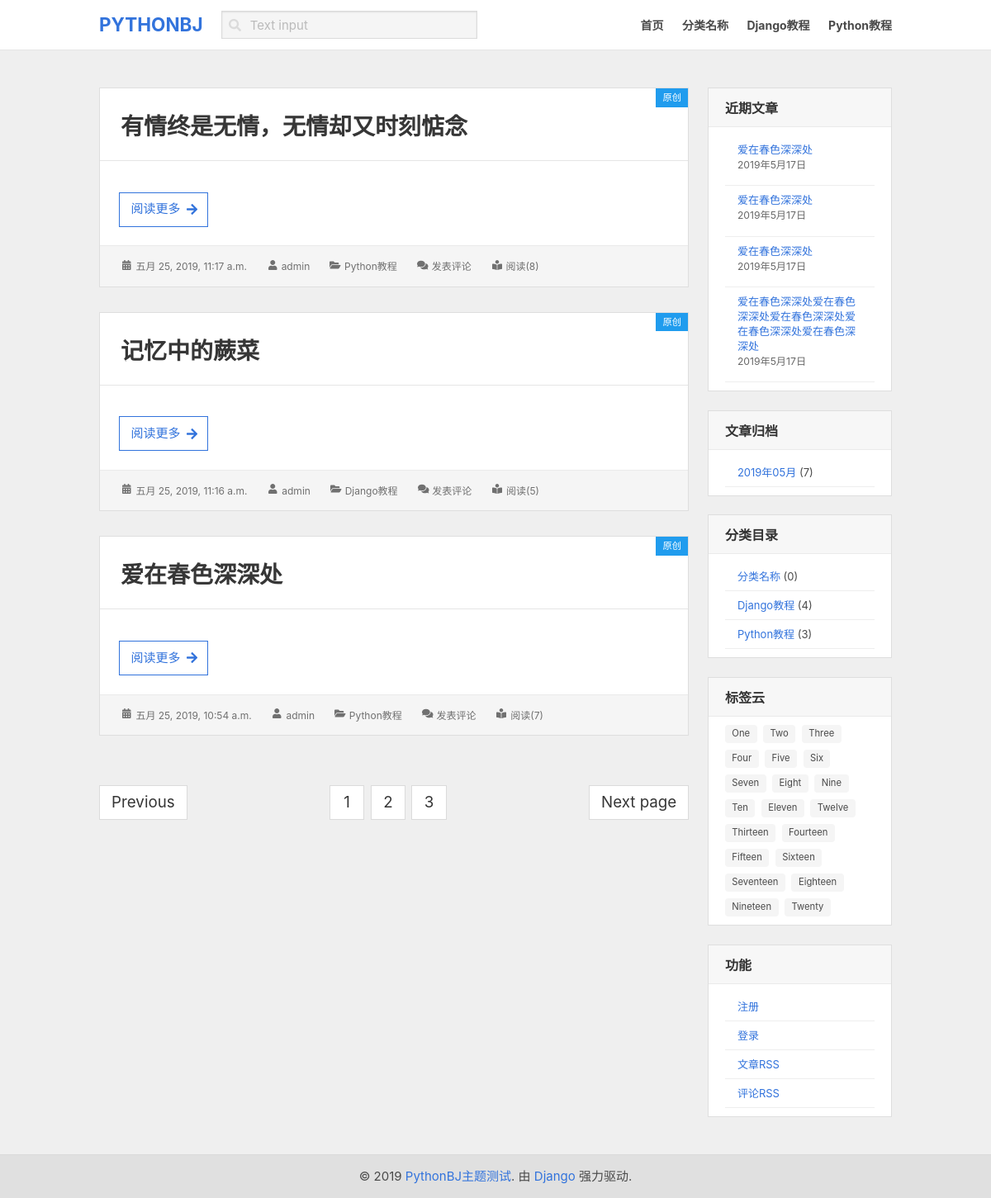
Screenshot of /blog/?page=2 with the database file from the repository.
### blog/models.py (models this page shows, shortened)
class Category(models.Model):
    name = models.CharField('分类名称', max_length=32)
    slug = models.SlugField('slug', max_length=64)
    author = models.ForeignKey(User, on_delete=models.CASCADE, verbose_name="用户")
    desc = models.TextField('分类描述', max_length=200)
    add_date = models.DateTimeField(auto_now_add=True)
    pub_date = models.DateTimeField(auto_now=True)
    class Meta:
        ordering = ['-pub_date']
        verbose_name_plural = "博客分类"

class Article(models.Model, ReadNumExpandMethod):
    HAS_PUB_CHOICES = (
        (0, '发布'),
        (1, '存草稿'),
    )
    HAS_REPRINT_CHOICES = (
        (0, '原创'),
        (1, '转载'),
    )
    title = models.CharField('文章标题', max_length=100)
    slug = models.SlugField('slug', max_length=100, blank=True, null=True, help_text="链接后缀，必须为英文字符")
    author = models.ForeignKey(User, on_delete=models.CASCADE, verbose_name="作者")
    read_details = GenericRelation(ReadDetail)  # 关联到这个模型，可以很方便的访问关联模型的所有数据
    desc = models.TextField(max_length=100, blank=True, help_text="文章简介，字数保持在100以内！")
    topic = models.ForeignKey('Topic', on_delete=models.CASCADE, verbose_name="专题", blank=True, null=True)
    category = models.ForeignKey('Category', on_delete=models.CASCADE, verbose_name="分类")
    picture = models.ImageField('封面图', upload_to='images/', max_length=200, blank=True, null=True)
    content = MDTextField()
    tags = models.ManyToManyField('Tag', blank=True)
    has_pub = models.PositiveSmallIntegerField('是否发布',choices=HAS_PUB_CHOICES, default=0)
    has_reprint = models.PositiveSmallIntegerField('是否原创', choices=HAS_REPRINT_CHOICES, default=0)
    has_url = models.URLField('原文链接', blank=True, null=True)
    add_date = models.DateTimeField(auto_now_add=True)
    pub_date = models.DateTimeField(auto_now=True)
    class Meta:
        ordering = ['-pub_date']
        verbose_name_plural = "文章管理"

### read_record/models.py (models this page shows)
class ReadNum(models.Model):
    read_nums = models.IntegerField(default=0)
    content_type = models.ForeignKey(ContentType, on_delete=models.DO_NOTHING)
    object_id = models.PositiveIntegerField()
    content_object = GenericForeignKey('content_type', 'object_id')

### blog/views.py (the view)
# urls.py: path('', views.IndexView.as_view(), name="index"),
class IndexView(ListView):
    context_object_name = 'article_list'
    queryset = Article.objects.filter(has_pub=0)  # 只显示已经发布的文章
    paginate_by = 3
    template_name = 'blog/index.html'

### blog/templatetags/blog_tags.py (called while the page is built)
@register.simple_tag
def archives():
    return Article.objects.dates('pub_date', 'month', order='DESC')

@register.simple_tag
def archives_num(year, month):
    return Article.objects.filter(pub_date__year=year, pub_date__month=month, has_pub=0).count()

@register.simple_tag
def get_categorys():
    return Category.objects.all()

@register.simple_tag
def get_articel_nums(category_id):
    category = get_object_or_404(Category, id=category_id)
    return category.article_set.filter(has_pub=0).count()

### read_record/models.py (called while the page is built)
    def get_read_num(self):
        try:
            ct = ContentType.objects.get_for_model(self)  # 获取模型
            read_num = ReadNum.objects.get(content_type=ct, object_id=self.pk)   # 设置关联模型
            return read_num.read_nums
        except exceptions.ObjectDoesNotExist:
            return 0

### templates/blog/index.html (shortened to what this page needs)
{% extends 'base.html' %}
{% block section %}
    {% for article in article_list %}
  <div class="card is-shadowless" style="margin-bottom: 30px;">
      <header class="card-header is-shadowless">
          <a href="{% url 'blog:detail' article.id %}" class="card-header-title card-title">
              {{ article.title }}
          </a><span class="tag is-info is-radiusless">{{ article.get_has_reprint_display }}</span>
      </header>
      <div class="card-content">
          <div class="content">
              <a href="{% url 'blog:detail' article.id %}" class=" button is-radiusless is-medium is-link is-outlined" >
                  <span class="is-size-6">阅读更多</span>
                  <span class="icon is-size-6">
                      <i class="fas fa-arrow-right"></i>
                  </span>
              </a>
          </div>
      </div>
      <footer class="card-footer has-background-light">
          <ul class="is-inline-block">
              <li class="is-inline-block">
                  <span class="icon is-small">
                      <i class="fa fa-calendar-alt"></i>
                  </span>
                  <span>{{ article.add_date }} </span>
              </li>
              <li class="is-inline-block">
                  <span class="icon is-small">
                      <i class="fa fa-user"></i>
                  </span>
                  <span><a href="">{{ article.author }}</a></span>
              </li>
              <li class="is-inline-block">
                  <span class="icon is-small">
                      <i class="fa fa-folder-open"></i>
                  </span>
                  <span><a href="{% url 'blog:category' article.category.id %}">{{ article.category.name }}</a></span>
              </li>
              <li class="is-inline-block">
                  <span class="icon is-small">
                      <i class="fa fa-comments"></i>
                  </span>
                  <span><a href="">发表评论</a></span>
              </li>
              <li class="is-inline-block">
                  <span class="icon is-small">
                      <i class="fa fa-book-reader"></i>
                  </span>
                  <span>阅读({{ article.get_read_num }})</span>
              </li>
          </ul>
      </footer>
  </div>
    {% endfor %}
    <div style="padding-top: 30px">
        <nav class="pagination is-centered is-medium" role="navigation" aria-label="pagination">
            {% if page_obj.has_previous %}
            <a href="?page={{ page_obj.previous_page_number }}" class="pagination-previous is-radiusless has-background-white">Previous</a>
             {% endif %}
            {% if page_obj.has_next %}
            <a href="?page={{ page_obj.paginator.num_pages }}" class="pagination-next is-radiusless has-background-white">Next page</a>
            {% endif %}
            <ul class="pagination-list">
                {% for page_num in page_obj.paginator.page_range %}
                    {% if page_obj.paginator.num_pages %}
                <li><a href="?page={{ page_num }}" class="pagination-link is-radiusless has-background-white" aria-label="Goto page 1">
                    {{ page_num }}</a></li>
                    {% endif %}
                {% endfor %}
            </ul>
        </nav>
    </div>
{% endblock section %}

### templates/base.html (shortened to what this page needs)
{% load staticfiles %}
{% load blog_tags %}
<!DOCTYPE html>
<html lang="en">
<head>
    <link rel="stylesheet" href="{% static 'blog/css/style.css' %}">
    <link rel="stylesheet" href="{% static 'blog/css/bulma.css' %}">
</head>
<body>
<header>
    <nav class="navbar" role="navigation" aria-label="main navigation">
        <div class="container">
            <div class="navbar-brand" style="height:60px;">
                <a href="{% url 'blog:index' %}" class="navbar-item">
                    <span class="has-text-weight-bold is-size-4 is-uppercase has-text-link">pythonBJ</span>
                </a>
            </div>
            <div id="navbarBasicExample" class="navbar-menu">
                <div class="navbar-start">
                    <div class="navbar-item">
                        <div class="field">
                            <div class="control has-icons-left has-icons-right">
                                <input class="input is-radiusless has-background-light" type="text" placeholder="Text input">
                                <span class="icon is-small is-left">
                                </span>
                                </div>
                            </div>
                        </div>
                    </div>
                    <div class="navbar-end a-size">
                    {% get_categorys as cattegory_list %}
                        {% if cattegory_list %}
                        <a href="{% url 'blog:index' %}" class="navbar-item ">首页</a>
                        {% for category in cattegory_list %}
                        <a href="{% url 'blog:category' category.id %}" class="navbar-item">{{ category.name }}</a>
                            {% endfor %}
                        {% else %}
                            <a>还没有添加任何分类</a>
                        {% endif %}
                    </div>
                </div>
            </div>
            </nav>
        </header>
        <section class="section">
                <div class="container">
                   <div class="columns">
                       <div class="column is-9 ">
                           {% block section %}{% endblock section %}
                       </div>
                       <div class="column is-3  ">
                        <div class="box is-radiusless is-paddingless panel-head-backcolor is-shadowless">
        <h1 class=" has-text-weight-bold">近期文章</h1>
        <div class="box-content">
            <ul>
                <li>
                 <a href="">爱在春色深深处</a>
                 <time>2019年5月17日</time>
                </li>
                <li>
                     <a href="">爱在春色深深处</a>
                     <time>2019年5月17日</time>
                </li>
                <li>
                     <a href="">爱在春色深深处</a>
                     <time>2019年5月17日</time>
                </li>
                <li>
                 <a href="">爱在春色深深处爱在春色深深处爱在春色深深处爱在春色深深处爱在春色深深处</a>
                 <time>2019年5月17日</time>
                </li>
            </ul>
        </div>
    </div>
    <div class="box is-radiusless is-paddingless panel-head-backcolor is-shadowless">
         <h1 class=" has-text-weight-bold">文章归档</h1>
         <div class="box-content">
         {% archives as blog_dates %}
             <ul>
                 {% for blog_date in blog_dates %}
                 <li>
                  <a href="{% url 'blog:dates' blog_date.year blog_date.month%}">{{ blog_date|date:"Y年m月" }} </a><span>({% archives_num blog_date.year blog_date.month %})</span>
                 </li>
                 {% endfor %}
             </ul>
         </div>
     </div>
     <div class="box is-radiusless is-paddingless panel-head-backcolor is-shadowless">
             <h1 class=" has-text-weight-bold">分类目录</h1>
             <div class="box-content">
             {% get_categorys as cattegory_list %}
                 <ul>
                 {% if cattegory_list %}
                     {% for category in cattegory_list %}
                     <li>
                      <a href="{% url 'blog:category' category.id %}">{{ category.name }} </a><span>({% get_articel_nums category.id %})</span>
                     </li>
                     {% endfor %}
                 {% else %}
                      <li>
                      暂无分类
                     </li>
                 {% endif %}
                 </ul>
             </div>
     </div>
     <div class="box is-radiusless is-paddingless panel-head-backcolor is-shadowless">
             <h1 class=" has-text-weight-bold">标签云</h1>
             <div class="box-content">
                     <div class="tags">
                             <span class="tag">One</span>
                             <span class="tag">Two</span>
                             <span class="tag">Three</span>
                             <span class="tag">Four</span>
                             <span class="tag">Five</span>
                             <span class="tag">Six</span>
                             <span class="tag">Seven</span>
                             <span class="tag">Eight</span>
                             <span class="tag">Nine</span>
                             <span class="tag">Ten</span>
                             <span class="tag">Eleven</span>
                             <span class="tag">Twelve</span>
                             <span class="tag">Thirteen</span>
                             <span class="tag">Fourteen</span>
                             <span class="tag">Fifteen</span>
                             <span class="tag">Sixteen</span>
                             <span class="tag">Seventeen</span>
                             <span class="tag">Eighteen</span>
                             <span class="tag">Nineteen</span>
                             <span class="tag">Twenty</span>
                           </div>
             </div>
     </div>
     <div class="box is-radiusless is-paddingless panel-head-backcolor is-shadowless">
             <h1 class=" has-text-weight-bold">功能</h1>
             <div class="box-content">
                 <ul>
                     {% if user.is_authenticated %}
                         <li>
                      <a href="">管理站点 </a>
                     </li>
                     <li>
                         <a href="{% url 'logout' %}">登出</a>
                     </li>
                         {% else %}
                         <li>
                      <a href="">注册 </a>
                     </li>
                     <li>
                         <a href="{% url 'account:login' %}?from={{ request.get_full_path }}">登录</a>
                     </li>
                     {% endif %}
                     <li>
                         <a href="">文章RSS</a>
                     </li>
                     <li>
                         <a href="">评论RSS</a>
                     </li>
                 </ul>
             </div>
     </div>
                       </div>
                   </div>
                </div>
            </section>
{% include 'blog/footer.html' %}
</body>
</html>

### static/blog/css/style.css (style rules this page uses)
html { font-size: 15px; background-color: #EFEFEF; }
.a-size a { font-size: 14px !important; font-weight: bold; }
header { border-bottom:1px solid #e5e5e5; }
.card { border:1px solid #dedede; }
.card-title { font-size: 28px; padding: 25px 25px 20px !important; }
.card-footer { padding: 10px 25px; font-size: 12px; border-top:1px solid #EAEAEA !important; color: #707070; }
.card-footer a { color: #707070; }
.card-footer ul li { margin:5px 20px 5px 0; }
.panel-head-backcolor { background: #f7f7f7 !important; }
.box { background: #f7f7f7 !important; border: solid 1px #dedede; }
.box h1 { color: #333; font-size: 16px; padding: 12px 20px 10px; border-bottom: solid 1px #EAEAEA; text-transform: uppercase; position: relative; }
.box .box-content { background: #ffffff; padding: 10px 20px; font-size: 13px; }
.box .box-content li { padding: 8px 15px; overflow: hidden; line-height: 18px; border-bottom: 1px solid #eee; }
.box .box-content li a { font-size: 13px; }
.box .box-content li time { font-size: 0.8125rem; color: #686868; line-height: 1.615384615; margin-bottom: 0.538461538em; display: block; }

### rows the page displays
Category: name "分类名称", id "0"
Category: name "Django教程", id "4"
Category: name "Python教程", id "3"
Article: title "有情终是无情，无情却又时刻惦念", has_reprint "原创", add_date "五月 25, 2019, 11:17 a.m.", author "admin", category.name "Python教程", get_read_num "8"
Article: title "记忆中的蕨菜", has_reprint "原创", add_date "五月 25, 2019, 11:16 a.m.", author "admin", category.name "Django教程", get_read_num "5"
Article: title "爱在春色深深处", has_reprint "原创", add_date "五月 25, 2019, 10:54 a.m.", author "admin", category.name "Python教程", get_read_num "7"

### other values shown
{{ page_num }} "1" "2" "3"
{{ blog_date|date:"Y年m月" }} "2019年05月"
